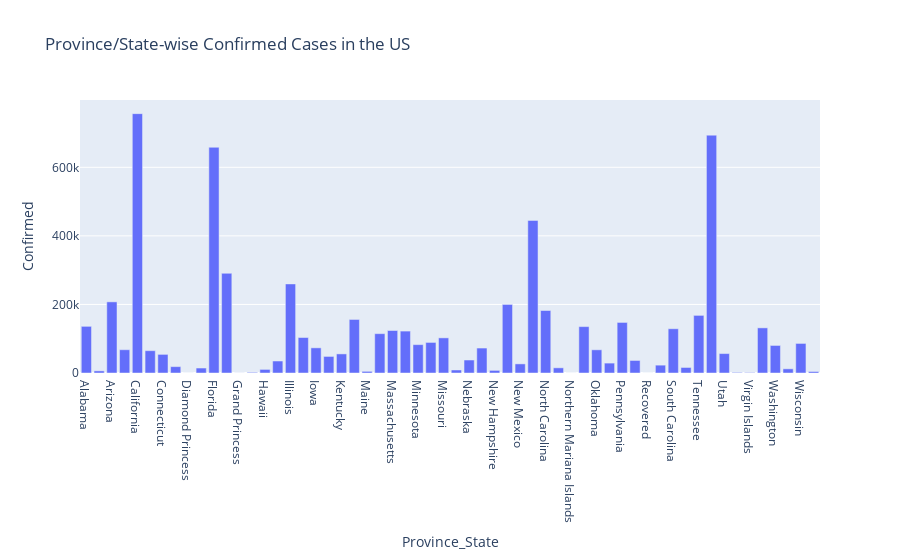

Notebook code cell kept with this figure:
### Markdown cell above
### Plot Province/State Wise Confirmed cases in USA

### Code cell
Filted_table = covid_data[covid_data['Country_Region']=='US']
Filted_table = Filted_table.groupby('Province_State')['Confirmed'].sum()
fig = px.bar(Filted_table, y='Confirmed', title='Province/State-wise Confirmed Cases in the US')
fig.show()

### Figure 1 — Plotly figure (JSON) as saved in the notebook; plotly's stock layout.template omitted (floating-point values rounded to 4 significant figures)
{"data": [{"alignmentgroup": "True", "hovertemplate": "Province_State=%{x}<br>Confirmed=%{y}<extra></extra>", "legendgroup": "", "marker": {"color": "#636efa", "pattern": {"shape": ""}}, "name": "", "offsetgroup": "", "orientation": "v", "showlegend": false, "textposition": "auto", "type": "bar", "x": ["Alabama", "Alaska", "Arizona", "Arkansas", "California", "Colorado", "Connecticut", "Delaware", "Diamond Princess", "District of Columbia", "Florida", "Georgia", "Grand Princess", "Guam", "Hawaii", "Idaho", "Illinois", "Indiana", "Iowa", "Kansas", "Kentucky", "Louisiana", "Maine", "Maryland", "Massachusetts", "Michigan", "Minnesota", "Mississippi", "Missouri", "Montana", "Nebraska", "Nevada", "New Hampshire", "New Jersey", "New Mexico", "New York", "North Carolina", "North Dakota", "Northern Mariana Islands", "Ohio", "Oklahoma", "Oregon", "Pennsylvania", "Puerto Rico", "Recovered", "Rhode Island", "South Carolina", "South Dakota", "Tennessee", "Texas", "Utah", "Vermont", "Virgin Islands", "Virginia", "Washington", "West Virginia", "Wisconsin", "Wyoming"], "xaxis": "x", "y": [136107, 6151, 207523, 67911, 756521, 65103, 54326, 18559, 49, 14493, 658381, 290781, 103, 1863, 10459, 34950, 259879, 103505, 73399, 48333, 55704, 156174, 4792, 114724, 123986, 122251, 82716, 89175, 102480, 8785, 37851, 72806, 7620, 199985, 26563, 445102, 182286, 15113, 59, 135326, 67642, 28865, 147483, 36581, 0, 22905, 129046, 16117, 168057, 693754, 56675, 1668, 1201, 131640, 80374, 12177, 86250, 4264], "yaxis": "y"}], "layout": {"barmode": "relative", "legend": {"tracegroupgap": 0}, "title": {"text": "Province/State-wise Confirmed Cases in the US"}, "xaxis": {"anchor": "y", "domain": [0, 1], "title": {"text": "Province_State"}}, "yaxis": {"anchor": "x", "domain": [0, 1], "title": {"text": "Confirmed"}}}}
